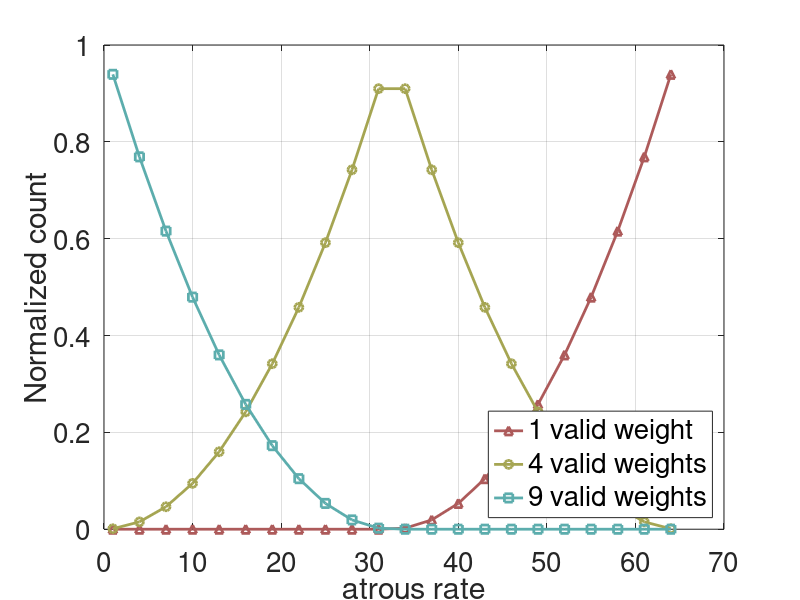

Write the MATLAB code that produced this figure. (Note: this script raises an error after producing the figure.)
clear all; close all; clc;

figure_id = 0;

save_folder = './effective_atrous';
mkdir(save_folder);

kernel_height = 3;
kernel_width = 3;
addpath('~/workspace/export_fig')

fontSize = 20;
lineWidth = 2;

%cmap = colormap('jet');
cols = [...    
    173 90 90; ...    
    165 165 82; ...
    92 173 173; ...
    128 128 192; ...
    ] / 255;

height = 65;
width = 65;

range = 1:65;

all_counts = zeros(length(range), kernel_height*kernel_width);

for atrous_rate = range

    if atrous_rate == 33;
        a= 1;
    end
    
kernel = cell(kernel_height, kernel_width);
for r = 1:kernel_height
    for c = 1:kernel_width
        kernel{r, c} = {-atrous_rate + (c-1) * atrous_rate, -atrous_rate + (r-1)*atrous_rate};
    end
end

output = zeros(height, width);

for r = 1:height
    for c = 1:width
        effective_weight = 0;
        for k_r = 1:kernel_height
            for k_c = 1:kernel_width
                if (r + kernel{k_r, k_c}{1} > 0 && r + kernel{k_r, k_c}{1} <= height && ...
                        c + kernel{k_r, k_c}{2} > 0 && c + kernel{k_r, k_c}{2} <= width)
                    effective_weight = effective_weight + 1;
                end
            end
        end
        output(r, c) = effective_weight;
    end
end

counts = hist(output(:), [1:kernel_height*kernel_width]);
all_counts(atrous_rate, :) = counts;

end

normalized_counts = all_counts / (height*width);

figure(1)

rates = 1:3:65;

plot(rates, normalized_counts(rates, 1), '-r^', 'LineWidth', lineWidth, 'color', cols(1, :))
hold on
%plot(normalized_counts(:, 2), '-rx', 'LineWidth', lineWidth, 'color', cmap(17, :))
plot(rates, normalized_counts(rates, 4), '-ro', 'LineWidth', lineWidth, 'color', cols(2, :))
%plot(normalized_counts(:, 6), '-rd', 'LineWidth', lineWidth, 'color', cmap(49, :))
plot(rates, normalized_counts(rates, 9), '-rs', 'LineWidth', lineWidth, 'color', cols(3, :))

ylabel('Normalized count', 'FontSize', fontSize);
xlabel('atrous rate', 'FontSize', fontSize);
%leg = legend('1 valid weight', '2 valid weights', '4 valid weights', '6 valid weights', '9 valid weights');
leg = legend('1 valid weight', '4 valid weights', '9 valid weights');

set(leg, 'FontSize', fontSize, 'Location', 'SouthEast')
set(gca, 'XGrid', 'on')
set(gca, 'YGrid', 'on');
set(gca,'FontSize', fontSize);
set(leg, 'FontSize', fontSize);
set(gcf, 'Color', [1 1 1]);

fn = fullfile(save_folder, sprintf('atrous_rate_vs_valid_weights.pdf', atrous_rate, height));
export_fig(fn)
